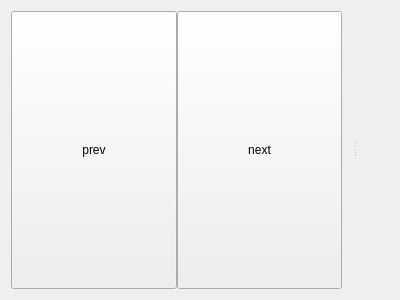
<?xml version="1.0" encoding="UTF-8"?>
<ui version="4.0">
 <class>MainWindow</class>
 <widget class="QMainWindow" name="MainWindow">
  <property name="geometry">
   <rect>
    <x>0</x>
    <y>0</y>
    <width>400</width>
    <height>300</height>
   </rect>
  </property>
  <property name="acceptDrops">
   <bool>true</bool>
  </property>
  <property name="windowTitle">
   <string>Qhyphen</string>
  </property>
  <widget class="QWidget" name="centralWidget">
   <property name="focusPolicy">
    <enum>Qt::StrongFocus</enum>
   </property>
   <layout class="QHBoxLayout" name="horizontalLayout_4">
    <property name="spacing">
     <number>0</number>
    </property>
    <property name="leftMargin">
     <number>0</number>
    </property>
    <property name="topMargin">
     <number>0</number>
    </property>
    <property name="rightMargin">
     <number>0</number>
    </property>
    <property name="bottomMargin">
     <number>0</number>
    </property>
    <item>
     <widget class="QSplitter" name="splitter">
      <property name="sizePolicy">
       <sizepolicy hsizetype="Expanding" vsizetype="Expanding">
        <horstretch>0</horstretch>
        <verstretch>0</verstretch>
       </sizepolicy>
      </property>
      <property name="orientation">
       <enum>Qt::Horizontal</enum>
      </property>
      <widget class="QWidget" name="horizontalLayoutWidget">
       <layout class="QHBoxLayout" name="imageContainer">
        <property name="spacing">
         <number>0</number>
        </property>
        <item>
         <widget class="InvisibleButton" name="prevButton">
          <property name="sizePolicy">
           <sizepolicy hsizetype="Minimum" vsizetype="Expanding">
            <horstretch>0</horstretch>
            <verstretch>0</verstretch>
           </sizepolicy>
          </property>
          <property name="focusPolicy">
           <enum>Qt::NoFocus</enum>
          </property>
          <property name="text">
           <string>prev</string>
          </property>
         </widget>
        </item>
        <item>
         <widget class="InvisibleButton" name="nextButton">
          <property name="sizePolicy">
           <sizepolicy hsizetype="Minimum" vsizetype="Expanding">
            <horstretch>0</horstretch>
            <verstretch>0</verstretch>
           </sizepolicy>
          </property>
          <property name="focusPolicy">
           <enum>Qt::NoFocus</enum>
          </property>
          <property name="text">
           <string>next</string>
          </property>
         </widget>
        </item>
       </layout>
      </widget>
      <widget class="QWidget" name="verticalLayoutWidget">
       <layout class="QVBoxLayout" name="listContainer">
        <property name="spacing">
         <number>0</number>
        </property>
       </layout>
      </widget>
     </widget>
    </item>
   </layout>
  </widget>
 </widget>
 <layoutdefault spacing="6" margin="11"/>
 <customwidgets>
  <customwidget>
   <class>InvisibleButton</class>
   <extends>QPushButton</extends>
   <header location="global">invisiblebutton.h</header>
  </customwidget>
 </customwidgets>
 <resources/>
 <connections/>
</ui>
